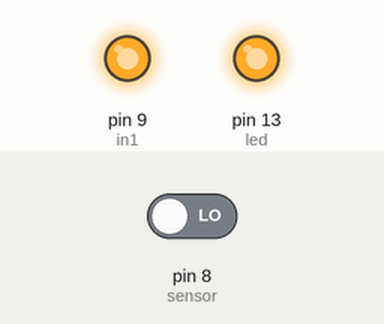
Simulated run of this sketch. Board: Arduino Uno, built with avr-gcc and run on an emulated ATmega328P. On the bench: output pins drawn as LEDs (lit = HIGH). The test bench sets the inputs (shaded band); at power-on: pin 8 (sensor) LOW.

Above: at 0.1 s.
At 10.1 s:
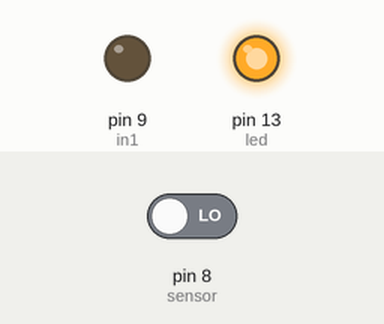
Timing chart, 0 to 11.6 s (numbered marks = the images above):
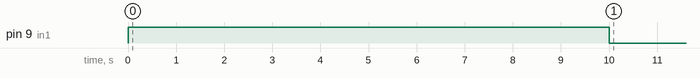

Measured:
- by itself, pin 9 (in1): HIGH → LOW at 10.0 s

The sketch:

home_automation1_final_modify.ino
```cpp
#include <SoftwareSerial.h>

int in1 = 9;
int sensor = 8;
int led = 13;
unsigned long t1 = 0, t2 = 0;
int state = HIGH;

int TX = 10;
int RX = 11;

char data = 'L', mode = 'A';
SoftwareSerial bluetooth(TX, RX);

void setup() {
  Serial.begin(9600);
  bluetooth.begin(9600);

  pinMode(in1, OUTPUT);
  pinMode(sensor, INPUT);
  pinMode(led, OUTPUT);

  digitalWrite(in1, HIGH);
  digitalWrite(led, HIGH);
}

void loop() {

  if (bluetooth.available()) {
    data = bluetooth.read();           // if blutooth device is on than take input(mode information)
    if (data == 'M' || data == 'A') {  //M->manual mode && A -> automated mode
      mode = data;
    }
  }

  if (mode == 'A') {
    if (digitalRead(sensor) == HIGH) {  //if motion is detected
      state = HIGH;
      //digitalWrite(led, LOW);
      t1 = millis();
    } else {
      t2 = millis();
      //digitalWrite(led, HIGH);
      if (abs(t2 - t1) > 10000)
        state = LOW;
    }
    digitalWrite(in1, state);
  }

  else if (mode == 'M') {
    if (data == 'L') {
      digitalWrite(in1, LOW);
    } else if (data == 'l') {
      digitalWrite(in1, HIGH);
    }
  }
}
```
